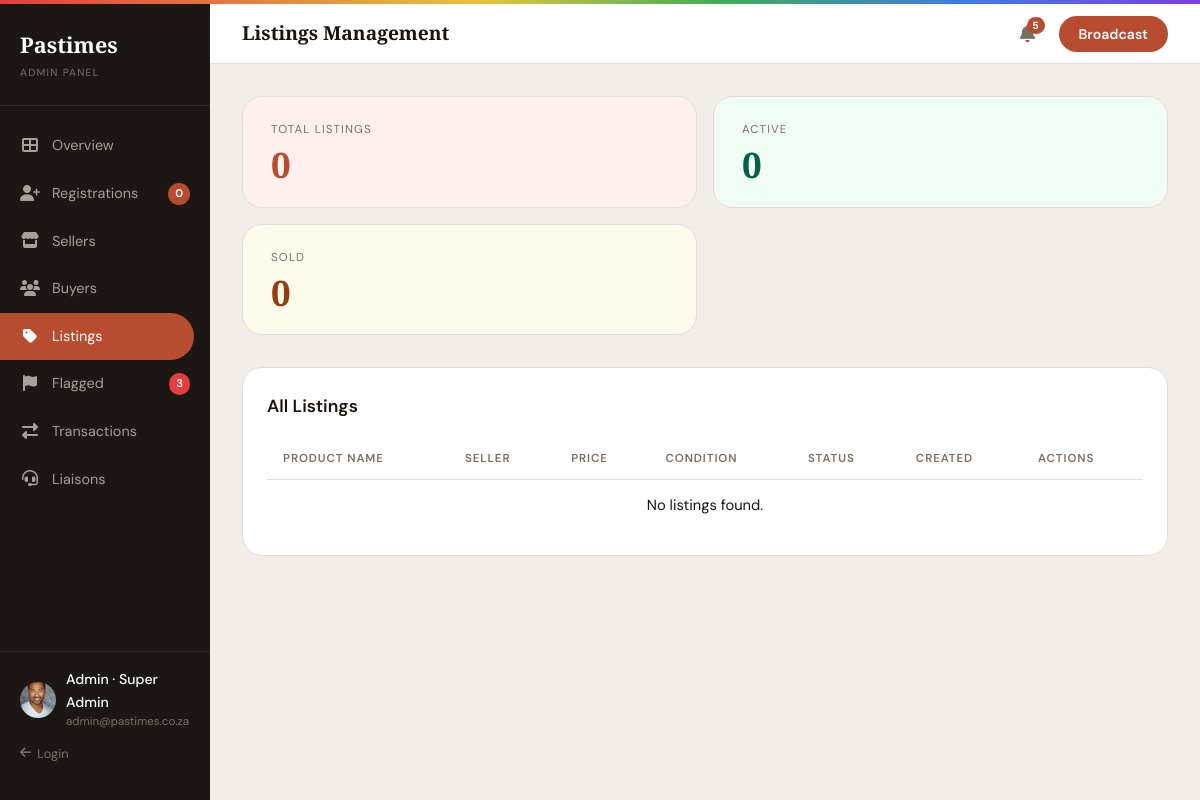
The page /frontend/admin-listings.php (signed in) on the database as committed earlier.
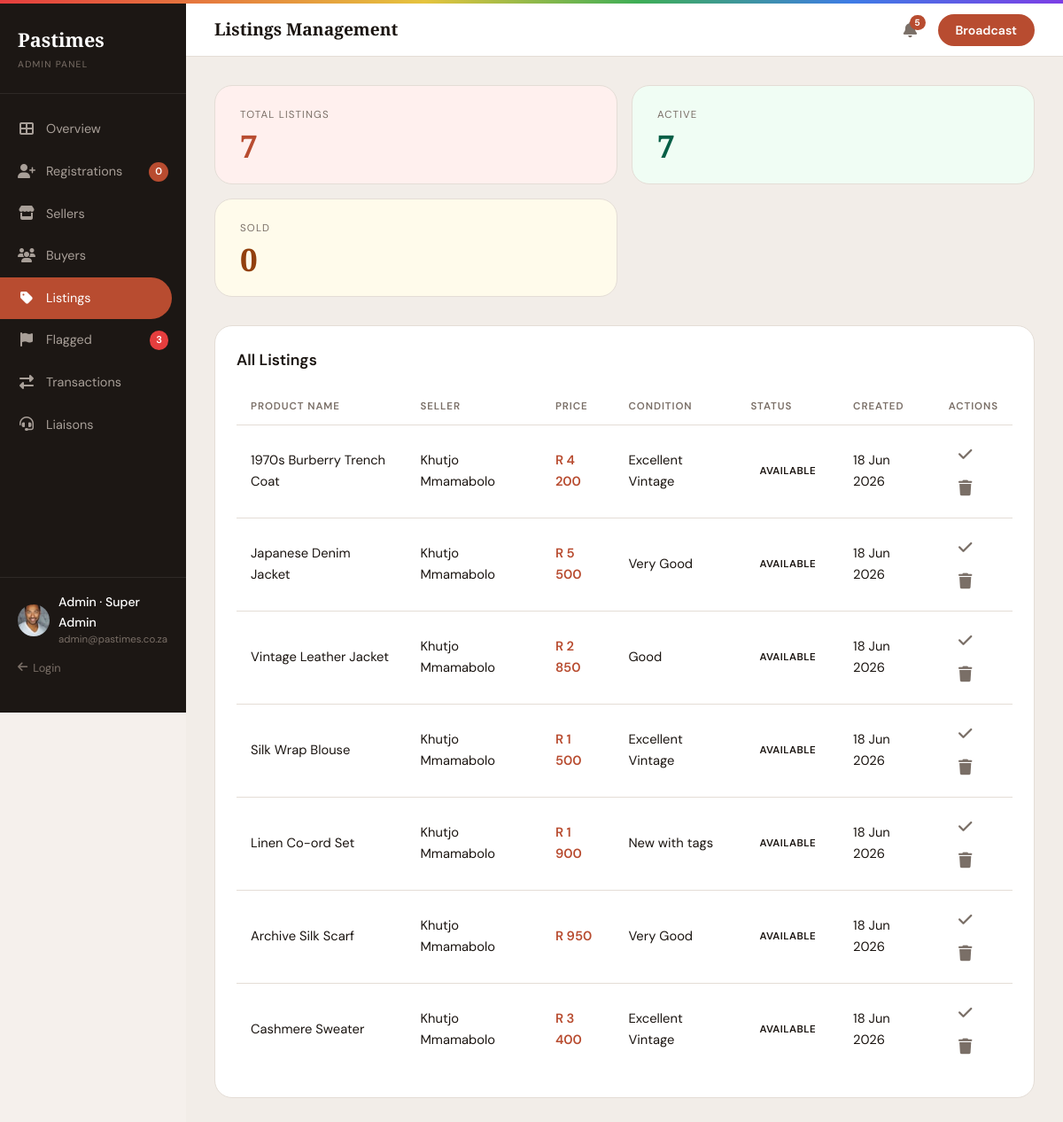
The same page on the database as committed later.
### tables this page shows
CREATE TABLE `tblclothes` (
  `clothing_id` int(11) NOT NULL,
  `seller_id` int(11) NOT NULL,
  `title` varchar(200) NOT NULL,
  `description` text DEFAULT NULL,
  `price` decimal(10,2) NOT NULL,
  `condition` varchar(50) DEFAULT NULL,
  `size` varchar(20) DEFAULT NULL,
  `material` varchar(100) DEFAULT NULL,
  `category` varchar(50) DEFAULT NULL,
  `city` varchar(100) DEFAULT NULL,
  `status` enum('available','sold','pending') DEFAULT 'available',
  `created_at` timestamp NOT NULL DEFAULT current_timestamp(),
  `images` varchar(255) DEFAULT NULL
);

### frontend/admin-listings.php (the view, shortened to what this page needs)
<?php
require_once __DIR__ . '/../backend/DBConn.php';
$admin_id = $_SESSION['admin_id'];
$admin_query = $conn->query("SELECT full_name, email FROM tblAdmin WHERE admin_id = $admin_id");
$admin = $admin_query->fetch_assoc();
$listings = $conn->query("
    SELECT
        c.clothing_id,
        c.title,
        c.price,
        c.condition,
        c.created_at,
        c.status,
        CONCAT(u.first_name, ' ', u.last_name) as seller_name,
        u.user_id
    FROM tblclothes c
    JOIN tbluser u ON c.seller_id = u.user_id
    ORDER BY c.created_at DESC
");
$listings_count = $listings->num_rows;
$active = $conn->query("SELECT COUNT(*) as count FROM tblclothes WHERE status = 'available'")->fetch_assoc()['count'];
$sold = $conn->query("SELECT COUNT(*) as count FROM tblclothes WHERE status = 'sold'")->fetch_assoc()['count'];
?>
<!DOCTYPE html>
<html lang="en">
<head>
  <link rel="stylesheet" href="../frontend/css/style.css">
  <link rel="stylesheet" href="https://cdnjs.cloudflare.com/ajax/libs/font-awesome/6.5.0/css/all.min.css">
</head>
<body>
  <div class="layout-admin">
    <aside class="sidebar">
      <div class="sidebar-logo">
        <div class="logo-mark">Pastimes</div>
        <div class="logo-sub">Admin Panel</div>
      </div>
      <nav class="sidebar-nav">
        <a class="nav-item" href="admin.php">
          <span class="nav-icon"><i class="fas fa-th-large"></i></span> Overview
        </a>
        <a class="nav-item" href="admin-registrations.php">
          <span class="nav-icon"><i class="fas fa-user-plus"></i></span> Registrations
          <span class="nav-badge">0</span>
        </a>
        <a class="nav-item" href="admin-sellers.php">
          <span class="nav-icon"><i class="fas fa-store"></i></span> Sellers
        </a>
        <a class="nav-item" href="admin-buyers.php">
          <span class="nav-icon"><i class="fas fa-users"></i></span> Buyers
        </a>
        <a class="nav-item active" href="admin-listings.php">
          <span class="nav-icon"><i class="fas fa-tag"></i></span> Listings
        </a>
        <a class="nav-item" href="admin-flagged.php">
          <span class="nav-icon"><i class="fas fa-flag"></i></span> Flagged
          <span class="nav-badge" style="background:#E53E3E">3</span>
        </a>
        <a class="nav-item" href="admin-transactions.php">
          <span class="nav-icon"><i class="fas fa-exchange-alt"></i></span> Transactions
        </a>
        <a class="nav-item" href="admin-liaisons.php">
          <span class="nav-icon"><i class="fas fa-headset"></i></span> Liaisons
        </a>
      </nav>
      <div class="sidebar-footer">
        <div class="sidebar-user">
          <img src="./assets/images/profile_man1_50.jpg" alt="Admin">
          <div>
            <div class="sidebar-user-name">Admin · <?= htmlspecialchars($admin['full_name'] ?? 'Admin') ?></div>
            <div class="sidebar-user-email"><?= htmlspecialchars($admin['email'] ?? 'admin@pastimes.co.za') ?></div>
          </div>
        </div>
        <div class="sidebar-back" onclick="location.href='../backend/logout.php'">
          <i class="fas fa-arrow-left"></i> Login
        </div>
      </div>
    </aside>
    <main class="main-content">
      <div class="topbar">
        <div class="topbar-title">Listings Management</div>
        <div class="topbar-actions">
          <button class="notif-btn icon-btn" style="position:relative">
            <i class="fas fa-bell"></i>
            <span class="notif-count">5</span>
          </button>
          <button class="broadcast-btn" onclick="openBroadcast()">Broadcast</button>
        </div>
      </div>
      <div class="page-body">
        <div class="stats-grid">
          <div class="stat-card pink">
            <div class="stat-label">Total Listings</div>
            <div class="stat-value"><?= $listings_count ?></div>
          </div>
          <div class="stat-card green">
            <div class="stat-label">Active</div>
            <div class="stat-value" style="color:#065F46"><?= $active ?></div>
          </div>
          <div class="stat-card yellow">
            <div class="stat-label">Sold</div>
            <div class="stat-value" style="color:#92400E"><?= $sold ?></div>
          </div>
        </div>
        <div class="card">
          <div class="section-header">
            <div class="section-title">All Listings</div>
          </div>
          <table class="data-table">
            <thead>
              <tr>
                <th>Product Name</th>
                <th>Seller</th>
                <th>Price</th>
                <th>Condition</th>
                <th>Status</th>
                <th>Created</th>
                <th>Actions</th>
              </tr>
            </thead>
            <tbody>
              <?php if ($listings_count == 0): ?>
                <tr><td colspan="7" class="text-center">No listings found.</td></tr>
              <?php else: ?>
                <?php while ($listing = $listings->fetch_assoc()): ?>
                  <tr>
                    <td><?= htmlspecialchars($listing['title']) ?></td>
                    <td><?= htmlspecialchars($listing['seller_name']) ?></td>
                    <td class="amount-col">R <?= number_format($listing['price'], 0, '.', ' ') ?></td>
                    <td><?= htmlspecialchars($listing['condition'] ?: 'N/A') ?></td>
                    <td>
                      <span class="badge badge-<?= $listing['status'] == 'available' ? 'success' : 'info' ?>">
                        <?= ucfirst($listing['status']) ?>
                      </span>
                    </td>
                    <td><?= date('d M Y', strtotime($listing['created_at'])) ?></td>
                    <td>
                        <a href="../backend/api.php?action=approve_listing&id=<?= $listing['clothing_id'] ?>" class="icon-btn" title="Approve">
                            <i class="fas fa-check"></i>
                        </a>
                        <a href="../backend/api.php?action=delete_listing&id=<?= $listing['clothing_id'] ?>"
                            class="icon-btn text-danger" title="Remove"
                            onclick="return confirm('Delete this listing?')">
                             <i class="fas fa-trash"></i>
                        </a>
                    </td>
                  </tr>
                <?php endwhile; ?>
              <?php endif; ?>
            </tbody>
          </table>
        </div>
      </div>
    </main>
  </div>
</body>
</html>

### frontend/admin-listings.php (style rules this page uses)
body { background:#F5F0EC }
.broadcast-btn { background:var(--clr-primary);color:#fff;border-radius:var(--radius-pill);padding:9px 20px;font-weight:600;font-size:.88rem;cursor:pointer }

Rows that differ between the two databases and show on the page:
added tblclothes: title "1970s Burberry Trench Coat", seller_name "Khutjo Mmamabolo", price "4 200", condition "Excellent Vintage", status "AVAILABLE", created_at "18 Jun 2026"
added tblclothes: title "Japanese Denim Jacket", seller_name "Khutjo Mmamabolo", price "5 500", condition "Very Good", status "AVAILABLE", created_at "18 Jun 2026"
added tblclothes: title "Vintage Leather Jacket", seller_name "Khutjo Mmamabolo", price "2 850", condition "Good", status "AVAILABLE", created_at "18 Jun 2026"
added tblclothes: title "Silk Wrap Blouse", seller_name "Khutjo Mmamabolo", price "1 500", condition "Excellent Vintage", status "AVAILABLE", created_at "18 Jun 2026"
added tblclothes: title "Linen Co-ord Set", seller_name "Khutjo Mmamabolo", price "1 900", condition "New with tags", status "AVAILABLE", created_at "18 Jun 2026"
added tblclothes: title "Archive Silk Scarf", seller_name "Khutjo Mmamabolo", price "950", condition "Very Good", status "AVAILABLE", created_at "18 Jun 2026"
added tblclothes: title "Cashmere Sweater", seller_name "Khutjo Mmamabolo", price "3 400", condition "Excellent Vintage", status "AVAILABLE", created_at "18 Jun 2026"
Other text that changed with them:
$listings_count: "0" → "7"
$active: "0" → "7"
text no longer shown: "No listings found."
